Frame 1 (no input): blank canvas, image omitted
Frame 60 (the mouse pressed at the canvas centre just before this capture): blank canvas, image omitted
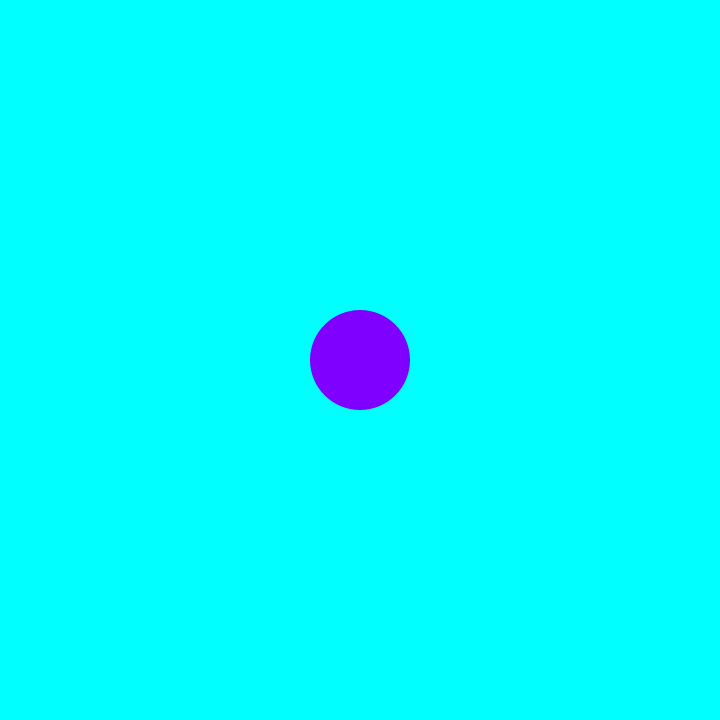
Frame 120 (the mouse held since frame 60 and released just before this capture)

The Processing sketch whose frames 1 and 60 were blank and that drew this single picture after the mouse press (run headless with seeded random() and noise(); from frame 60 on, the mouse is pressed at the canvas centre):

// Processing sketch: Squares
// ── Squares.pde

void setup() {
  size(720, 720);

  background(0);

  colorMode(HSB, 360, 1, 1);
  rectMode(CENTER);
}

void draw() {
  background(mouseX / 2.0, 1, 1);

  noStroke();

  fill(360 - mouseY /2.0, 1, 1);
  rect(width/2.0, height/2.0, 250, 250);

  fill(360 - mouseY /4.0, 1, 1);
  ellipse(width/2.0, height/2.0, 100, 100);
}
